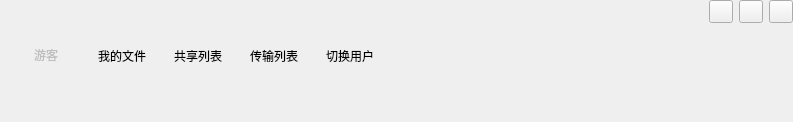
<?xml version="1.0" encoding="UTF-8"?>
<ui version="4.0">
 <class>buttongroup</class>
 <widget class="QWidget" name="buttongroup">
  <property name="geometry">
   <rect>
    <x>0</x>
    <y>0</y>
    <width>793</width>
    <height>122</height>
   </rect>
  </property>
  <property name="windowTitle">
   <string>Form</string>
  </property>
  <layout class="QHBoxLayout" name="horizontalLayout_2">
   <property name="spacing">
    <number>6</number>
   </property>
   <property name="leftMargin">
    <number>11</number>
   </property>
   <property name="topMargin">
    <number>0</number>
   </property>
   <property name="rightMargin">
    <number>0</number>
   </property>
   <item>
    <widget class="QToolButton" name="user_btn">
     <property name="enabled">
      <bool>false</bool>
     </property>
     <property name="minimumSize">
      <size>
       <width>70</width>
       <height>60</height>
      </size>
     </property>
     <property name="styleSheet">
      <string notr="true">font: 9pt &quot;黑体&quot;;</string>
     </property>
     <property name="text">
      <string>游客</string>
     </property>
     <property name="icon">
      <iconset resource="image.qrc">
       <normaloff>:/res/title_user.png</normaloff>:/res/title_user.png</iconset>
     </property>
     <property name="iconSize">
      <size>
       <width>50</width>
       <height>50</height>
      </size>
     </property>
     <property name="toolButtonStyle">
      <enum>Qt::ToolButtonTextUnderIcon</enum>
     </property>
     <property name="autoRaise">
      <bool>true</bool>
     </property>
    </widget>
   </item>
   <item>
    <widget class="QToolButton" name="myfile_btn">
     <property name="minimumSize">
      <size>
       <width>70</width>
       <height>50</height>
      </size>
     </property>
     <property name="maximumSize">
      <size>
       <width>70</width>
       <height>75</height>
      </size>
     </property>
     <property name="mouseTracking">
      <bool>false</bool>
     </property>
     <property name="tabletTracking">
      <bool>false</bool>
     </property>
     <property name="layoutDirection">
      <enum>Qt::LeftToRight</enum>
     </property>
     <property name="styleSheet">
      <string notr="true">font: 9pt &quot;黑体&quot;;</string>
     </property>
     <property name="text">
      <string>我的文件</string>
     </property>
     <property name="icon">
      <iconset resource="image.qrc">
       <normaloff>:/res/title_file.png</normaloff>:/res/title_file.png</iconset>
     </property>
     <property name="iconSize">
      <size>
       <width>50</width>
       <height>50</height>
      </size>
     </property>
     <property name="toolButtonStyle">
      <enum>Qt::ToolButtonTextUnderIcon</enum>
     </property>
     <property name="autoRaise">
      <bool>true</bool>
     </property>
    </widget>
   </item>
   <item>
    <widget class="QToolButton" name="share_btn">
     <property name="minimumSize">
      <size>
       <width>70</width>
       <height>75</height>
      </size>
     </property>
     <property name="maximumSize">
      <size>
       <width>70</width>
       <height>75</height>
      </size>
     </property>
     <property name="styleSheet">
      <string notr="true">font: 9pt &quot;黑体&quot;;
</string>
     </property>
     <property name="text">
      <string>共享列表</string>
     </property>
     <property name="icon">
      <iconset resource="image.qrc">
       <normaloff>:/res/title_share.png</normaloff>:/res/title_share.png</iconset>
     </property>
     <property name="iconSize">
      <size>
       <width>50</width>
       <height>50</height>
      </size>
     </property>
     <property name="toolButtonStyle">
      <enum>Qt::ToolButtonTextUnderIcon</enum>
     </property>
     <property name="autoRaise">
      <bool>true</bool>
     </property>
    </widget>
   </item>
   <item>
    <widget class="QToolButton" name="tran_btn">
     <property name="minimumSize">
      <size>
       <width>70</width>
       <height>75</height>
      </size>
     </property>
     <property name="maximumSize">
      <size>
       <width>70</width>
       <height>75</height>
      </size>
     </property>
     <property name="styleSheet">
      <string notr="true">font: 9pt &quot;黑体&quot;;</string>
     </property>
     <property name="text">
      <string>传输列表</string>
     </property>
     <property name="icon">
      <iconset resource="image.qrc">
       <normaloff>:/res/title_data.png</normaloff>:/res/title_data.png</iconset>
     </property>
     <property name="iconSize">
      <size>
       <width>50</width>
       <height>50</height>
      </size>
     </property>
     <property name="toolButtonStyle">
      <enum>Qt::ToolButtonTextUnderIcon</enum>
     </property>
     <property name="autoRaise">
      <bool>true</bool>
     </property>
    </widget>
   </item>
   <item>
    <widget class="QToolButton" name="switch_btn">
     <property name="minimumSize">
      <size>
       <width>70</width>
       <height>75</height>
      </size>
     </property>
     <property name="maximumSize">
      <size>
       <width>70</width>
       <height>75</height>
      </size>
     </property>
     <property name="styleSheet">
      <string notr="true">font: 9pt &quot;黑体&quot;;</string>
     </property>
     <property name="text">
      <string>切换用户</string>
     </property>
     <property name="icon">
      <iconset resource="image.qrc">
       <normaloff>:/res/title_change.png</normaloff>:/res/title_change.png</iconset>
     </property>
     <property name="iconSize">
      <size>
       <width>50</width>
       <height>50</height>
      </size>
     </property>
     <property name="popupMode">
      <enum>QToolButton::DelayedPopup</enum>
     </property>
     <property name="toolButtonStyle">
      <enum>Qt::ToolButtonTextUnderIcon</enum>
     </property>
     <property name="autoRaise">
      <bool>true</bool>
     </property>
    </widget>
   </item>
   <item>
    <spacer name="horizontalSpacer">
     <property name="orientation">
      <enum>Qt::Horizontal</enum>
     </property>
     <property name="sizeType">
      <enum>QSizePolicy::Expanding</enum>
     </property>
     <property name="sizeHint" stdset="0">
      <size>
       <width>232</width>
       <height>20</height>
      </size>
     </property>
    </spacer>
   </item>
   <item>
    <widget class="QWidget" name="widget" native="true">
     <layout class="QVBoxLayout" name="verticalLayout">
      <property name="leftMargin">
       <number>0</number>
      </property>
      <property name="topMargin">
       <number>0</number>
      </property>
      <property name="rightMargin">
       <number>0</number>
      </property>
      <property name="bottomMargin">
       <number>0</number>
      </property>
      <item>
       <layout class="QHBoxLayout" name="horizontalLayout">
        <item>
         <widget class="QToolButton" name="hide_but1">
          <property name="styleSheet">
           <string notr="true">border-image: url(:/res/title_min.png);</string>
          </property>
          <property name="text">
           <string/>
          </property>
         </widget>
        </item>
        <item>
         <widget class="QToolButton" name="expend_but">
          <property name="styleSheet">
           <string notr="true">border-image: url(:/res/title_max.png);</string>
          </property>
          <property name="text">
           <string/>
          </property>
         </widget>
        </item>
        <item>
         <widget class="QToolButton" name="close_but_1">
          <property name="styleSheet">
           <string notr="true">border-image: url(:/res/title_close.png);</string>
          </property>
          <property name="text">
           <string/>
          </property>
         </widget>
        </item>
       </layout>
      </item>
      <item>
       <widget class="QWidget" name="widget_2" native="true"/>
      </item>
     </layout>
    </widget>
   </item>
  </layout>
 </widget>
 <resources>
  <include location="image.qrc"/>
 </resources>
 <connections/>
</ui>
